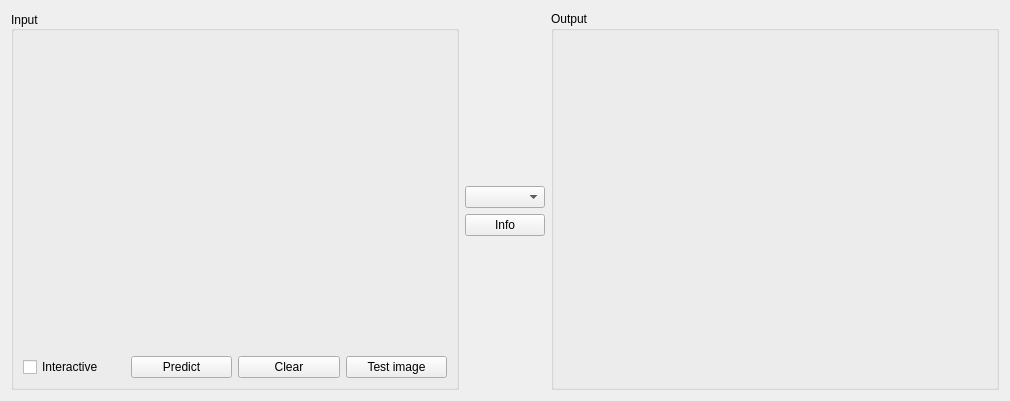
<?xml version="1.0" encoding="UTF-8"?>
<ui version="4.0">
 <class>MainWidget</class>
 <widget class="QWidget" name="MainWidget">
  <property name="geometry">
   <rect>
    <x>0</x>
    <y>0</y>
    <width>1010</width>
    <height>401</height>
   </rect>
  </property>
  <property name="windowTitle">
   <string>MNIST Digit Recognition Visualizer</string>
  </property>
  <property name="windowIcon">
   <iconset resource="resources.qrc">
    <normaloff>:/main.png</normaloff>:/main.png</iconset>
  </property>
  <layout class="QHBoxLayout" name="horizontalLayout" stretch="7,1,7">
   <item>
    <widget class="QGroupBox" name="groupBox">
     <property name="sizePolicy">
      <sizepolicy hsizetype="Preferred" vsizetype="Preferred">
       <horstretch>0</horstretch>
       <verstretch>0</verstretch>
      </sizepolicy>
     </property>
     <property name="title">
      <string>Input</string>
     </property>
     <property name="alignment">
      <set>Qt::AlignLeading|Qt::AlignLeft|Qt::AlignVCenter</set>
     </property>
     <layout class="QVBoxLayout" name="verticalLayout" stretch="12,1">
      <item>
       <layout class="QHBoxLayout" name="horizontalLayout_3">
        <item>
         <spacer name="horizontalSpacer">
          <property name="orientation">
           <enum>Qt::Horizontal</enum>
          </property>
          <property name="sizeHint" stdset="0">
           <size>
            <width>40</width>
            <height>20</height>
           </size>
          </property>
         </spacer>
        </item>
        <item>
         <widget class="DrawInput" name="widgetInputDraw" native="true">
          <property name="CellSize" stdset="0">
           <size>
            <width>10</width>
            <height>10</height>
           </size>
          </property>
          <property name="CellCount" stdset="0">
           <size>
            <width>10</width>
            <height>10</height>
           </size>
          </property>
         </widget>
        </item>
        <item>
         <spacer name="horizontalSpacer_2">
          <property name="orientation">
           <enum>Qt::Horizontal</enum>
          </property>
          <property name="sizeHint" stdset="0">
           <size>
            <width>40</width>
            <height>20</height>
           </size>
          </property>
         </spacer>
        </item>
       </layout>
      </item>
      <item>
       <layout class="QHBoxLayout" name="horizontalLayout_2">
        <item>
         <widget class="QCheckBox" name="checkBoxInteractive">
          <property name="text">
           <string>Interactive</string>
          </property>
         </widget>
        </item>
        <item>
         <widget class="QPushButton" name="pushButtonPredict">
          <property name="text">
           <string>Predict</string>
          </property>
         </widget>
        </item>
        <item>
         <widget class="QPushButton" name="pushButtonClear">
          <property name="text">
           <string>Clear</string>
          </property>
         </widget>
        </item>
        <item>
         <widget class="QPushButton" name="pushButtonSelectFromDataSet">
          <property name="text">
           <string>Test image</string>
          </property>
         </widget>
        </item>
       </layout>
      </item>
     </layout>
    </widget>
   </item>
   <item>
    <layout class="QVBoxLayout" name="verticalLayout_2">
     <property name="sizeConstraint">
      <enum>QLayout::SetMinimumSize</enum>
     </property>
     <item>
      <spacer name="verticalSpacer">
       <property name="orientation">
        <enum>Qt::Vertical</enum>
       </property>
       <property name="sizeHint" stdset="0">
        <size>
         <width>20</width>
         <height>40</height>
        </size>
       </property>
      </spacer>
     </item>
     <item>
      <widget class="QLabel" name="label">
       <property name="text">
        <string/>
       </property>
       <property name="pixmap">
        <pixmap resource="resources.qrc">:/brain.png</pixmap>
       </property>
       <property name="scaledContents">
        <bool>false</bool>
       </property>
       <property name="alignment">
        <set>Qt::AlignCenter</set>
       </property>
      </widget>
     </item>
     <item>
      <widget class="QComboBox" name="comboBoxModel">
       <property name="toolTip">
        <string>Select model</string>
       </property>
      </widget>
     </item>
     <item>
      <widget class="QPushButton" name="pushButtonModelInfo">
       <property name="text">
        <string>Info</string>
       </property>
      </widget>
     </item>
     <item>
      <spacer name="verticalSpacer_2">
       <property name="orientation">
        <enum>Qt::Vertical</enum>
       </property>
       <property name="sizeHint" stdset="0">
        <size>
         <width>20</width>
         <height>40</height>
        </size>
       </property>
      </spacer>
     </item>
    </layout>
   </item>
   <item>
    <widget class="QGroupBox" name="groupBox_2">
     <property name="title">
      <string>Output</string>
     </property>
     <layout class="QVBoxLayout" name="verticalLayout_3">
      <item>
       <widget class="HistogramWidget" name="widgetHistogram" native="true"/>
      </item>
     </layout>
    </widget>
   </item>
  </layout>
 </widget>
 <customwidgets>
  <customwidget>
   <class>DrawInput</class>
   <extends>QWidget</extends>
   <header>DrawInput.h</header>
   <container>1</container>
  </customwidget>
  <customwidget>
   <class>HistogramWidget</class>
   <extends>QWidget</extends>
   <header>HistogramWidget.h</header>
   <container>1</container>
  </customwidget>
 </customwidgets>
 <resources>
  <include location="resources.qrc"/>
 </resources>
 <connections/>
</ui>
